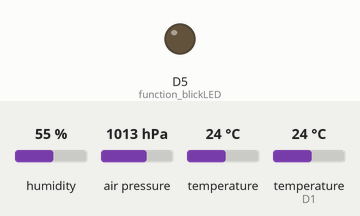
Simulated run of this program. Board: ESP8266 (NodeMCU). Parts: output pins drawn as LEDs (lit = HIGH). The test bench sets the inputs (shaded band); at power-on: humidity 55 %, air pressure 1013 hPa, temperature 24 °C, temperature (sensor on D1) 24 °C. WiFi joins after 1.5 s; servers stay silent unless stated; no MQTT or app messages arrive unless stated; what the program prints to the serial monitor is not drawn.

Above: at 1.7 s.
Timing chart, 0 to 3.2 s (numbered marks = the images above):
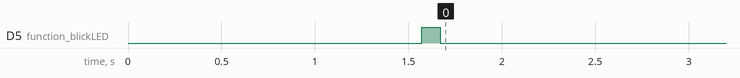

The program:

main.cpp
```cpp
/*
   MQTT Sensor - Temperature, Humidity (DHT22) and Temperature, Pressure (BMP085)
   for Home-Assistant - NodeMCU (ESP8266)

   Libraries :
    - ESP8266 core for Arduino : https://github.com/esp8266/Arduino
    - PubSubClient : https://github.com/knolleary/pubsubclient
    - ArduinoJson : https://github.com/bblanchon/ArduinoJson

   Configuration (HA) :
    sensor 1:
      platform: mqtt
      state_topic: 'weatherstation/sensor'
      name: 'Temperature DHT22'
      unit_of_measurement: '°C'
      value_template: '{{ value_json.dht_temperature }}'

    sensor 2:
      platform: mqtt
      state_topic: 'weatherstation/sensor'
      name: 'Humidity DHT22'
      unit_of_measurement: '%'
      value_template: '{{ value_json.dht_humidity }}'

    sensor 3:
      platform: mqtt
      state_topic: 'weatherstation/sensor'
      name: 'Temperature BMP085'
      unit_of_measurement: 'mBar'
      value_template: '{{ value_json.bmp_temperature }}'

    sensor 4:
      platform: mqtt
      state_topic: 'weatherstation/sensor'
      name: 'Pressure BMP085'
      unit_of_measurement: 'mBar'
      value_template: '{{ value_json.bmp_pressure }}'

   Samuel M. - v1.1 - 08.2016
   If you like this example, please add a star! Thank you!
   https://github.com/mertenats/open-home-automation
*/

#include <Arduino.h>
#include <ESP8266WiFi.h>
#include <PubSubClient.h>
#include <DHT.h>
#include <Adafruit_Sensor.h>
#include <Adafruit_BMP085.h>
#include <ArduinoJson.h>

#define MQTT_VERSION MQTT_VERSION_3_1_1

// Wifi: SSID and password
const char* WIFI_SSID = "[Redacted]";
const char* WIFI_PASSWORD = "[Redacted]";

// MQTT: ID, server IP, port, username and password
const PROGMEM char* MQTT_CLIENT_ID = "weatherstation";
const PROGMEM char* MQTT_SERVER_IP = "[Redacted]";
const PROGMEM uint16_t MQTT_SERVER_PORT = 1883;
const PROGMEM char* MQTT_USER = "[Redacted]";
const PROGMEM char* MQTT_PASSWORD = "[Redacted]";

// MQTT: topic
const PROGMEM char* MQTT_SENSOR_TOPIC = "weatherstation/sensor";

// DHT 22
#define DHTTYPE DHT22   // DHT22  (AM2302), AM2321
#define DHTPIN D1       // what digital pin we're connected to

// sleeping time
const PROGMEM uint16_t SLEEPING_TIME_IN_SECONDS = 600; // 10 minutes x 60 seconds

WiFiClient wifiClient;
PubSubClient client(wifiClient);
DHT dht(DHTPIN, DHTTYPE);
Adafruit_BMP085 bmp;

// function called to publish the temperature and the humidity
void publishData(float p_t_dht, float p_h_dht, float p_t_bmp, float p_p_bmp) {
  // create a JSON object
  // doc : https://github.com/bblanchon/ArduinoJson/wiki/API%20Reference
  StaticJsonBuffer<200> jsonBuffer;
  JsonObject& root = jsonBuffer.createObject();
  // INFO: the data must be converted into a string; a problem occurs when using floats...
  root["dht_temperature"] = (String)p_t_dht;
  root["dht_humidity"] = (String)p_h_dht;
  root["bmp_temperature"] = (String)p_t_bmp;
  root["bmp_pressure"] = (String)p_p_bmp;
  root.prettyPrintTo(Serial);
  Serial.println("");
  /*
     {
        "dht_temperature": "23.20",
        "dht_humidity": "43.70",
        "bmp_temperature": "22.49",
		    "bmp_pressure": "934.81"
     }
  */
  char data[200];
  root.printTo(data, root.measureLength() + 1);
  client.publish(MQTT_SENSOR_TOPIC, data, true);
}

// function called when a MQTT message arrived
void callback(char* p_topic, byte* p_payload, unsigned int p_length) {
}

void reconnect() {
  // Loop until we're reconnected
  while (!client.connected()) {
    Serial.print("INFO: Attempting MQTT connection...");
    // Attempt to connect
    if (client.connect(MQTT_CLIENT_ID, MQTT_USER, MQTT_PASSWORD)) {
      Serial.println("INFO: connected");
    } else {
      Serial.print("ERROR: failed, rc=");
      Serial.print(client.state());
      Serial.println(" DEBUG: try again in 5 seconds");
      // Wait 5 seconds before retrying
      delay(5000);
    }
  }
}

void setup() {
  // init the serial
  Serial.begin(115200);

  pinMode(D5, OUTPUT); // function blickLED

  dht.begin();
  Wire.begin(D2, D3); // sda, scl
  bmp.begin();

  // init the WiFi connection
  Serial.println();
  Serial.println();
  Serial.print("INFO: Connecting to ");
  WiFi.mode(WIFI_STA);
  Serial.println(WIFI_SSID);
  WiFi.begin(WIFI_SSID, WIFI_PASSWORD);

  // Fixed IP
  IPAddress IP(192,168,0,205);
  IPAddress GATEWAY(192,168,0,1);
  IPAddress SUBNET(255,255,255,0);
  WiFi.config(IP, GATEWAY, SUBNET);

  while (WiFi.status() != WL_CONNECTED) {
    delay(500);
    Serial.print(".");
  }

  Serial.println("");
  Serial.println("INFO: WiFi connected");
  Serial.println("INFO: IP address: ");
  Serial.println(WiFi.localIP());

  // init the MQTT connection
  client.setServer(MQTT_SERVER_IP, MQTT_SERVER_PORT);
  client.setCallback(callback);
}

// function blickLED
void blickLED(){
  digitalWrite(D5, HIGH);
  delay(100);
  digitalWrite(D5, LOW);
  delay(100);
}

void loop() {
  if (!client.connected()) {
    reconnect();
  }
  client.loop();

  // Reading temperature, humidity or pressure takes about 250 milliseconds!
  // Sensor readings may also be up to 2 seconds 'old' (its a very slow sensor)
  // Read temperature as Celsius (the default)
  float t_dht = dht.readTemperature()-2;
  // Read humidity as %
  float h_dht = dht.readHumidity();
  // Read temperature as Celsius (the default)
  float t_bmp = bmp.readTemperature()-2;
  // Read pressure en mBar
  float p_bmp = bmp.readPressure()/100.00;

  if (isnan(h_dht) || isnan(t_dht) || isnan(t_bmp) || isnan(p_bmp)) {
    Serial.println("ERROR: Failed to read from DHT22 or BMP085 sensor!");
    return;
  } else {
    // Serial.println(t_dht);
    // Serial.println(h_dht);
	  // Serial.println(t_bmp);
    // Serial.println(p_bmp);
    publishData(t_dht, h_dht, t_bmp, p_bmp);
  }

  blickLED ();

  // delay (4000);
  delay(600*1000);

  // Serial.println("INFO: Closing the MQTT connection");
  // client.disconnect();
  //
  // Serial.println("INFO: Closing the Wifi connection");
  // WiFi.disconnect();
  //
  // ESP.deepSleep(SLEEPING_TIME_IN_SECONDS * 1000000, WAKE_RF_DEFAULT);
  // delay(500); // wait for deep sleep to happen
}
```

Measured:
- by itself, D5 (function_blickLED): LOW → HIGH at 1.6 s, → LOW 0.10 s later
